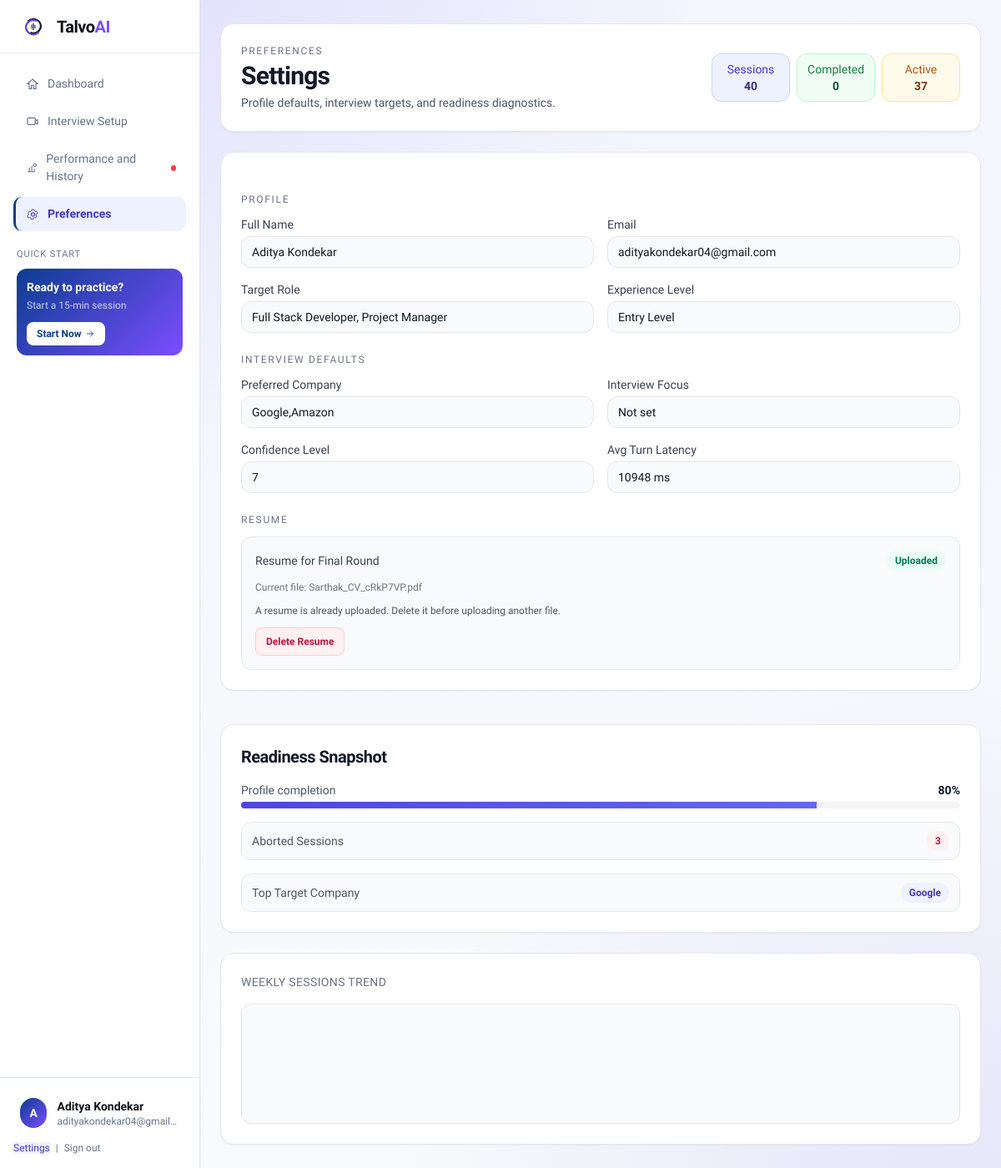
/settings/ (signed in), run on the app's committed database.
### talvo1/models.py (models this page shows, shortened)
class UserProfile(models.Model):
	EXPERIENCE_CHOICES = [
		('entry', 'Entry Level'),
		('mid', 'Mid Level'),
		('senior', 'Senior Level'),
		('lead', 'Lead / Manager'),
	]
	user = models.OneToOneField(settings.AUTH_USER_MODEL, on_delete=models.CASCADE, related_name='profile')
	target_role = models.CharField(max_length=140)
	experience_level = models.CharField(max_length=20, choices=EXPERIENCE_CHOICES)
	target_company = models.CharField(max_length=140)
	interview_focus = models.CharField(max_length=180, blank=True)
	confidence_level = models.PositiveSmallIntegerField(
		null=True,
		blank=True,
		validators=[MinValueValidator(1), MaxValueValidator(10)],
	)
	resume_file = models.FileField(upload_to='resumes/', blank=True, null=True)
	resume_text = models.TextField(blank=True)
	profile_completed = models.BooleanField(default=False)
	created_at = models.DateTimeField(auto_now_add=True)
	updated_at = models.DateTimeField(auto_now=True)

### talvo1/views.py (the view, shortened to what this page needs)
# urls.py: path('settings/', views.settings_page, name='settings_page'),
@login_required
def settings_page(request):
	profile, _ = UserProfile.objects.get_or_create(user=request.user)
	upload_message = ''
	upload_error = ''
	has_resume_file = bool(profile.resume_file)
	if has_resume_file and not (profile.resume_text or '').strip():
		recovered = _refresh_resume_text_from_saved_file(profile)
		if recovered:
			upload_message = 'Resume text extracted successfully from your existing uploaded file.'
	context = _build_user_metrics_context(request.user)
	context['resume_uploaded'] = bool((profile.resume_text or '').strip())
	context['resume_file_uploaded'] = has_resume_file
	context['resume_file_name'] = os.path.basename(profile.resume_file.name) if profile.resume_file else ''
	context['resume_upload_message'] = upload_message
	context['resume_upload_error'] = upload_error
	return render(request, 'Settings-f0098eb3e15f4b279780bd050d42ab32.html', context)

### templates/Settings-f0098eb3e15f4b279780bd050d42ab32.html (shortened to what this page needs)
﻿<!DOCTYPE html>
<html lang="en">
<head>
  <script src="https://cdn.tailwindcss.com?plugins=forms,container-queries"></script>
</head>
<body class="bg-gray-50 text-gray-900 flex min-h-screen">
  {% include 'partials/sidebar.html' %}
  <div class="flex-1 min-w-0 flex flex-col min-h-screen">
    <main class="max-w-7xl mx-auto w-full px-6 py-7 space-y-6">
      <header class="rounded-2xl border border-gray-200 bg-white p-6 shadow-sm">
        <div class="flex flex-wrap items-center justify-between gap-4">
          <div class="space-y-1">
            <p class="text-xs uppercase tracking-[0.14em] text-gray-500">Preferences</p>
            <h1 class="text-3xl font-semibold tracking-tight">Settings</h1>
            <p class="text-sm text-gray-600">Profile defaults, interview targets, and readiness diagnostics.</p>
          </div>
          <div class="grid grid-cols-3 gap-2 text-xs sm:text-sm">
            <div class="rounded-xl border border-indigo-200 bg-indigo-50 px-3 py-2 text-center">
              <p class="text-indigo-700">Sessions</p>
              <p class="font-bold text-indigo-900">{{ total_sessions }}</p>
            </div>
            <div class="rounded-xl border border-green-200 bg-green-50 px-3 py-2 text-center">
              <p class="text-green-700">Completed</p>
              <p class="font-bold text-green-900">{{ completed_sessions }}</p>
            </div>
            <div class="rounded-xl border border-amber-200 bg-amber-50 px-3 py-2 text-center">
              <p class="text-amber-700">Active</p>
              <p class="font-bold text-amber-900">{{ active_sessions }}</p>
            </div>
          </div>
        </div>
      </header>
      <section class="grid grid-cols-1 xl:grid-cols-[1.25fr_.75fr] gap-6">
        <form class="rounded-2xl border border-gray-200 bg-white p-6 shadow-sm space-y-6" method="post" enctype="multipart/form-data">
          <div>
            <p class="text-xs text-gray-500 uppercase tracking-[0.14em] mb-3">Profile</p>
            <div class="grid grid-cols-1 md:grid-cols-2 gap-4">
              <div>
                <label class="text-sm font-medium text-gray-700">Full Name</label>
                <input readonly class="mt-1 w-full rounded-xl border-gray-200 bg-gray-50 text-sm" value="{{ request.user.get_full_name|default:request.user.username }}"/>
              </div>
              <div>
                <label class="text-sm font-medium text-gray-700">Email</label>
                <input readonly class="mt-1 w-full rounded-xl border-gray-200 bg-gray-50 text-sm" value="{{ request.user.email|default:'Not set' }}"/>
              </div>
              <div>
                <label class="text-sm font-medium text-gray-700">Target Role</label>
                <input readonly class="mt-1 w-full rounded-xl border-gray-200 bg-gray-50 text-sm" value="{{ profile.target_role|default:'Not set' }}"/>
              </div>
              <div>
                <label class="text-sm font-medium text-gray-700">Experience Level</label>
                <input readonly class="mt-1 w-full rounded-xl border-gray-200 bg-gray-50 text-sm" value="{{ profile.get_experience_level_display|default:'Not set' }}"/>
              </div>
            </div>
          </div>
          <div>
            <p class="text-xs text-gray-500 uppercase tracking-[0.14em] mb-3">Interview Defaults</p>
            <div class="grid grid-cols-1 md:grid-cols-2 gap-4">
              <div>
                <label class="text-sm font-medium text-gray-700">Preferred Company</label>
                <input readonly class="mt-1 w-full rounded-xl border-gray-200 bg-gray-50 text-sm" value="{{ profile.target_company|default:'Not set' }}"/>
              </div>
              <div>
                <label class="text-sm font-medium text-gray-700">Interview Focus</label>
                <input readonly class="mt-1 w-full rounded-xl border-gray-200 bg-gray-50 text-sm" value="{{ profile.interview_focus|default:'Not set' }}"/>
              </div>
              <div>
                <label class="text-sm font-medium text-gray-700">Confidence Level</label>
                <input readonly class="mt-1 w-full rounded-xl border-gray-200 bg-gray-50 text-sm" value="{{ profile.confidence_level|default:'Not set' }}"/>
              </div>
              <div>
                <label class="text-sm font-medium text-gray-700">Avg Turn Latency</label>
                <input readonly class="mt-1 w-full rounded-xl border-gray-200 bg-gray-50 text-sm" value="{{ avg_processing_ms }} ms"/>
              </div>
            </div>
          </div>
          <div>
            <p class="text-xs text-gray-500 uppercase tracking-[0.14em] mb-3">Resume</p>
            <div class="rounded-xl border border-gray-200 bg-gray-50 p-4 space-y-3">
              <div class="flex flex-wrap items-center justify-between gap-2">
                <p class="text-sm font-medium text-gray-700">Resume for Final Round</p>
                {% if resume_uploaded %}
                <span class="rounded-full bg-emerald-50 px-2.5 py-1 text-xs font-semibold text-emerald-700">Uploaded</span>
                {% else %}
                <span class="rounded-full bg-amber-50 px-2.5 py-1 text-xs font-semibold text-amber-700">Not added</span>
                {% endif %}
              </div>
              {% if resume_file_name %}
              <p class="text-xs text-gray-500">Current file: {{ resume_file_name }}</p>
              {% endif %}
              {% if not resume_file_uploaded %}
              <input type="hidden" name="resume_action" value="upload"/>
              <label class="block text-sm font-medium text-gray-700" for="resumeFileInput">Upload Resume (PDF, DOCX, TXT, MD)</label>
              <input id="resumeFileInput" type="file" name="resume_file" accept=".pdf,.docx,.txt,.md" class="sr-only"/>
              <div class="mt-1 flex items-center gap-3 rounded-xl border border-gray-200 bg-white px-3 py-2.5">
                <label for="resumeFileInput" class="inline-flex cursor-pointer items-center rounded-lg border border-indigo-200 bg-indigo-50 px-3 py-1.5 text-xs font-semibold text-indigo-700 transition-colors hover:bg-indigo-100">Choose Resume</label>
                <span id="resumeFileName" class="truncate text-sm text-gray-500">No file selected</span>
              </div>
              {% else %}
              <p class="text-xs text-gray-600">A resume is already uploaded. Delete it before uploading another file.</p>
              <button type="submit" name="resume_action" value="delete" class="rounded-lg border border-rose-200 bg-rose-50 px-3 py-2 text-xs font-semibold text-rose-700 hover:bg-rose-100">Delete Resume</button>
              {% endif %}
            </div>
          </div>
        </form>
        <div class="space-y-6">
          <article class="rounded-2xl border border-gray-200 bg-white p-6 shadow-sm">
            <h2 class="text-xl font-semibold tracking-tight">Readiness Snapshot</h2>
            <div class="mt-4 space-y-4 text-sm">
              <div>
                <div class="mb-1 flex items-center justify-between">
                  <span class="text-gray-600">Profile completion</span>
                  <span class="font-semibold">{{ profile_completion }}%</span>
                </div>
                <div class="h-2 rounded-full bg-gray-100 overflow-hidden">
                  <div class="h-full bg-gradient-to-r from-indigo-600 to-indigo-500" style="width: {{ profile_completion }}%;"></div>
                </div>
              </div>
              <div class="flex items-center justify-between rounded-xl border border-gray-200 bg-gray-50 px-3 py-2.5">
                <span class="text-gray-600">Aborted Sessions</span>
                <span class="rounded-full bg-rose-50 px-2.5 py-1 text-xs font-semibold text-rose-700">{{ aborted_sessions }}</span>
              </div>
              <div class="flex items-center justify-between rounded-xl border border-gray-200 bg-gray-50 px-3 py-2.5">
                <span class="text-gray-600">Top Target Company</span>
                <span class="rounded-full bg-indigo-50 px-2.5 py-1 text-xs font-semibold text-indigo-700">{% if top_companies %}{{ top_companies.0.target_company }}{% else %}N/A{% endif %}</span>
              </div>
            </div>
          </article>
          <article class="rounded-2xl border border-gray-200 bg-white p-6 shadow-sm">
            <p class="text-sm text-gray-500 uppercase tracking-wide">Weekly sessions trend</p>
            <div id="settingsTrendChart" class="mt-4 h-36 w-full rounded-xl border border-gray-200 bg-gray-50"></div>
          </article>
        </div>
      </section>
    </main>
  </div>
</body>
</html>

### templates/partials/sidebar.html (shortened to what this page needs)
{% with current=request.resolver_match.url_name %}
<aside class="w-[240px] flex-shrink-0 bg-white border-r border-[#E2E8F0] hidden md:flex flex-col h-screen sticky top-0 z-40 shadow-sm">
  <div class="h-16 flex items-center px-6 border-b border-[#E2E8F0]">
    <a href="{% url 'dashboard' %}" class="flex items-center gap-3 text-xl font-bold tracking-tight text-[#0D1117]">
      <span>Talvo<span class="text-[#7C4DFF]">AI</span></span>
    </a>
  </div>
  <div class="flex-1 overflow-y-auto py-4 px-4 space-y-1">
    <a href="{% url 'dashboard' %}" class="tsb-nav-item {% if current == 'dashboard' %}active{% endif %}">
      <svg class="h-4 w-4" viewBox="0 0 24 24" fill="{% if current == 'dashboard' %}currentColor{% else %}none{% endif %}" stroke="currentColor"><path d="M12 3l9 8h-3v9h-4v-6H10v6H6v-9H3l9-8z" stroke-width="1.8"/></svg>
      Dashboard
    </a>
    <a href="{% url 'interview_setup' %}" class="tsb-nav-item {% if current == 'interview_setup' %}active{% endif %}">
      <svg class="h-4 w-4" viewBox="0 0 24 24" fill="none" stroke="currentColor"><rect x="3" y="5" width="14" height="12" rx="2" stroke-width="1.8"/><path d="M17 10l4-2v8l-4-2" stroke-width="1.8" stroke-linecap="round" stroke-linejoin="round"/></svg>
      Interview Setup
    </a>
    <a href="{% url 'history_page' %}" class="tsb-nav-item {% if current == 'history_page' or current == 'replay_page' or current == 'feedback_dashboard' or current == 'results_page' %}active{% endif %}">
      <svg class="h-4 w-4" viewBox="0 0 24 24" fill="none" stroke="currentColor"><path d="M4 20h12" stroke-width="1.8" stroke-linecap="round"/><path d="M7 20v-8M12 20V9M17 20v-5" stroke-width="1.8" stroke-linecap="round"/><circle cx="18" cy="7" r="3" stroke-width="1.8"/></svg>
      Performance and History
      <span class="tsb-notice-dot"></span>
    </a>
    <a href="{% url 'settings_page' %}" class="tsb-nav-item {% if current == 'settings_page' or current == 'profile_page' %}active{% endif %}">
      Preferences
    </a>
    <div class="pt-4 px-1">
      <p class="text-[11px] tracking-[0.08em] uppercase text-[#64748B]">Quick Start</p>
      <div class="mt-2 rounded-xl p-3 text-white" style="background: linear-gradient(135deg, #0B3D91, #7C4DFF);">
        <p class="text-sm font-semibold">Ready to practice?</p>
        <p class="mt-1 text-xs text-white/75">Start a 15-min session</p>
        <a href="{% url 'interview_setup' %}" class="mt-3 inline-flex items-center gap-1 rounded-lg bg-white px-3 py-1.5 text-xs font-semibold text-[#0B3D91]">Start Now
          <svg class="h-3 w-3" viewBox="0 0 24 24" fill="none" stroke="currentColor"><path d="M5 12h14M13 6l6 6-6 6" stroke-width="1.8" stroke-linecap="round" stroke-linejoin="round"/></svg>
        </a>
      </div>
    </div>
  </div>
  <div class="border-t border-[#E2E8F0] px-4 py-4">
    <a href="{% url 'profile_page' %}" class="flex items-center gap-3 rounded-xl p-2 hover:bg-slate-50">
      <span class="inline-flex h-9 w-9 items-center justify-center rounded-full text-sm font-semibold text-white" style="background: linear-gradient(135deg, #0B3D91, #7C4DFF);">
        {{ request.user.first_name|default:request.user.email|slice:':1'|upper }}
      </span>
      <span class="min-w-0">
        <span class="block truncate text-sm font-semibold text-[#0D1117]">{{ request.user.get_full_name|default:request.user.email|default:'User Account' }}</span>
        <span class="block truncate text-xs text-[#64748B]">{{ request.user.email|default:'Signed in user' }}</span>
      </span>
    </a>
    <div class="mt-2 text-xs text-[#64748B]">
      <a href="{% url 'settings_page' %}" class="hover:text-[#0D1117]">Settings</a>
      <span class="px-1">|</span>
      <form method="post" action="{% url 'logout_user' %}" class="inline">
        <button type="submit" class="tsb-link-button hover:text-[#0D1117]">Sign out</button>
      </form>
    </div>
  </div>
</aside>
{% endwith %}

### templates/Settings-f0098eb3e15f4b279780bd050d42ab32.html (style rules this page uses)
body { font-family:'Plus Jakarta Sans',sans-serif; }

### templates/partials/sidebar.html (style rules this page uses)
.tsb-nav-item { border-left: 3px solid transparent; color: #64748B; font-size: 14px; font-weight: 400; padding: 10px 12px; border-radius: 10px; display: flex; align-items: center; gap: 10px; transition: all 150ms ease; }
.tsb-nav-item.active { border-left-color: #0B3D91; color: #0B3D91; font-weight: 600; background: #F8FAFF; }
.tsb-notice-dot { width: 7px; height: 7px; border-radius: 999px; background: #EF4444; margin-left: auto; }
.tsb-link-button { background: transparent; border: 0; padding: 0; margin: 0; font: inherit; color: inherit; cursor: pointer; }

### templates/partials/global_ui_enhancements.html (style rules this page uses)
:root { --ui-focus-ring: 0 0 0 3px rgba(79, 70, 229, 0.22); --ui-mobile-z: 80; }
body.ui-page-ready { animation: uiFadeIn 220ms ease-out; }
body.ui-page-ready.ui-violet-shell { background-image: radial-gradient(circle at 12% -8%, rgba(139, 92, 246, 0.16), transparent 38%), radial-gradient(circle at 95% 105%, rgba(99, 102, 241, 0.14), transparent 36%), linear-gradient(180deg, rgba(238, 242, 255, 0.58), rgba(249, 250, 251, 0.9)); background-attachment: fixed; background-size: cover; }
.ui-nav-active { background: rgba(238, 242, 255, 0.96) !important; color: #4338ca !important; box-shadow: 0 12px 24px -20px rgba(17, 24, 39, 0.3); }

### data on the page
UserProfile: target_role "Full Stack Developer, Project Manager", experience_level "Entry Level", target_company "Google,Amazon", interview_focus "Not set", confidence_level "7"

### other printed values
{{ request.user.first_name|default:request.user.email|slice:':1'|upper }} "A"
{{ request.user.email|default:'Signed in user' }} "adityakondekar04@gmail.…"
{{ total_sessions }} "40"
{{ completed_sessions }} "0"
{{ active_sessions }} "37"
{{ resume_file_name }} "Sarthak_CV_cRkP7VP.pdf"
{{ profile_completion }} "80"
{{ aborted_sessions }} "3"
{{ top_companies.0.target_company }} "Google"
